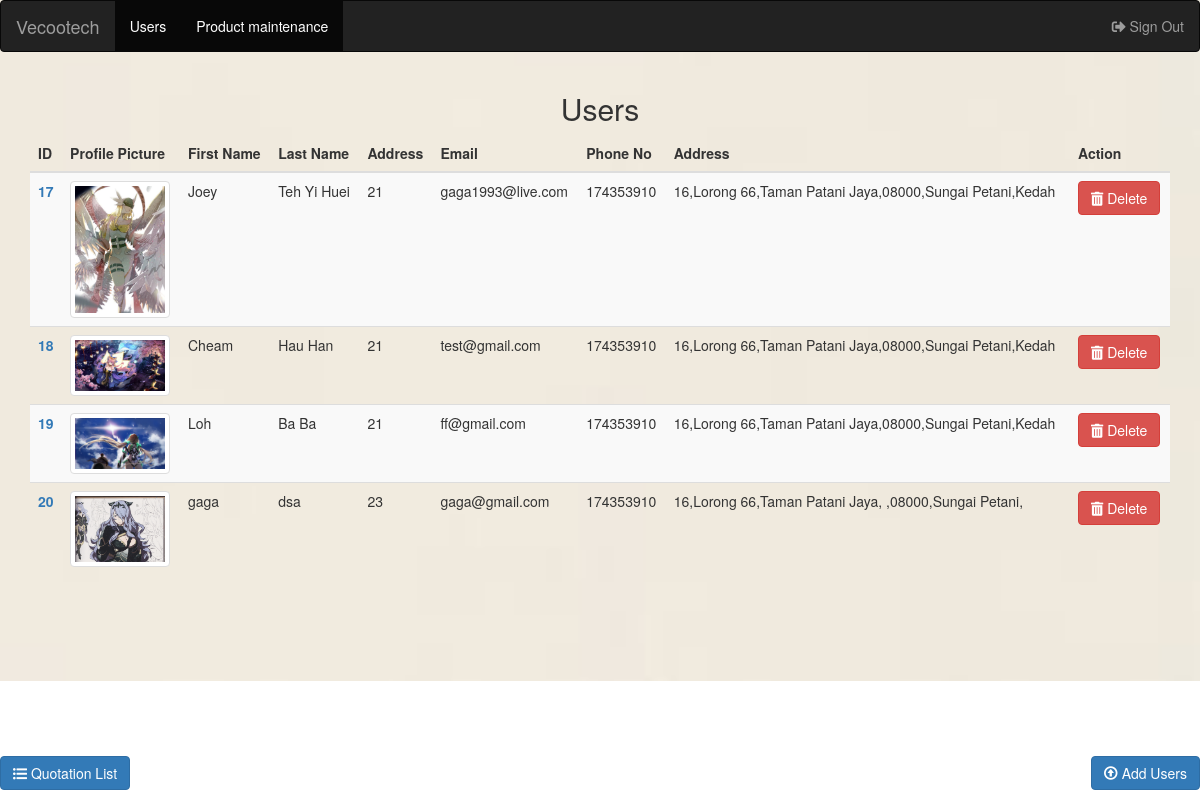
The page /users.php (signed in) on the database its author committed.
### tables this page shows
CREATE TABLE `users` (
  `id` int(11) NOT NULL,
  `image_name` varchar(1000) DEFAULT NULL,
  `first_name` varchar(100) NOT NULL,
  `last_name` varchar(100) NOT NULL,
  `email` varchar(100) NOT NULL,
  `role` varchar(100) NOT NULL DEFAULT 'user',
  `pass` varchar(100) DEFAULT NULL,
  `phone_no` int(100) NOT NULL,
  `address` varchar(100) NOT NULL,
  `age` int(100) NOT NULL,
  `is_deleted` tinyint(4) NOT NULL DEFAULT '0',
  `companies_id` int(100) DEFAULT NULL
);

### users.php (the view, shortened to what this page needs)
<!DOCTYPE html>
<html lang="en">
<?php
	require "connection.php";
 	require 'navbar.php';
?>
<body>
		<?php
		$user_id = $_SESSION['user_id'];
		?>
	<?php
		$sql = "SELECT * FROM `users` where `companies_id` = $user_id";
		$result = mysqli_query($conn,$sql);
	?>
	<?php if($user_id== NULL):?>
	<div class="alert alert-danger">
    	<h2><i class="fas fa-exclamation-triangle"></i> No Authority</a>.</h2>
  	</div>
  	<?php else: ?>
	<div class="container">
		<center><h2>Users</h2></center>
		<table class="table table-striped">
		    <thead>
		    <tr>
		        <th>ID</th>
		        <th>Profile Picture</th>
		        <th>First Name</th>
		        <th>Last Name</th>
		        <th>Address</th>
		        <th>Email</th>
		        <th>Phone No</th>
		        <th>Address</th>
		        <th>Action</th>
		    </tr>
		    </thead>
		    <tbody>
		    <?php while ($row = mysqli_fetch_array($result,MYSQLI_ASSOC)){   ?>
		    	<?php if($row['is_deleted'] == 0):?>
			 	<tr>
			        <td><b><a href='user_detail.php?id=<?php echo $row['id'] ?>'><?php echo $row['id'] ?></a></b></td>
			        <td><img class="img-thumbnail" onerror="this.src = 'src/image/No_available_image.jpg'" src="src/image/users/<?php echo $row['image_name'] ?>"  width="100" height="100"></td>
			        <td><?php echo $row['first_name'] ?></td>
			        <td><?php echo $row['last_name'] ?></td>
			        <td><?php echo $row['age'] ?></td>
			        <td><?php echo $row['email'] ?></td>
			        <td><?php echo $row['phone_no'] ?></td>
			        <td><?php echo $row['address'] ?></td>
			       	<td>
			       		<form action="delete_user_process.php" method="post" name="delete">
			       			<button type="submit" class="btn btn-danger"
			       			<?php if($row['id'] == $user_id ):?>
				        	 	disabled
				        	<?php endif; ?>
			       			><i class="fas fa-trash-alt"></i> Delete</button>
			       		</form>
			       	</td>
			    </tr>
			    <?php endif; ?>
			<?php }?>
		    </tbody>
		</table>
	</div>
	<?php endif; ?>
<?php if($user_id != NULL):?>
<div id="Add_product_btn">
<a href="AddNewUser.php"><button type="button" class="btn btn-primary btn-md">
      <span class="glyphicon glyphicon-upload"></span> Add Users
</button></a>
</div>
<div id="Add_quotation_btn">
<a href="quotation.php"><button type="button" class="btn btn-primary btn-md">
     <i class="fas fa-list-ul"></i> Quotation List
</button></a>
</div>
<?php endif; ?>
</body>
</html>

### src/css/login_page.css (style rules this page uses)
body { background-image: url("../image/background.jpg"); background-repeat:no-repeat; background-size:cover; }

### navbar.php (style rules this page uses)
#Add_product_btn { position:fixed; bottom:0; right:0; margin-bottom: 10px; }
#Add_quotation_btn { position:fixed; bottom:0; left:0; margin-bottom: 10px; }

### rows shown on the page
users: id "17", image_name (picture), first_name "Joey", last_name "Teh Yi Huei", age "21", email "gaga1993@live.com", phone_no "174353910", address "16,Lorong 66,Taman Patani Jaya,08000,Sungai Petani,Kedah"
users: id "18", image_name (picture), first_name "Cheam", last_name "Hau Han", age "21", email "test@gmail.com", phone_no "174353910", address "16,Lorong 66,Taman Patani Jaya,08000,Sungai Petani,Kedah"
users: id "19", image_name (picture), first_name "Loh", last_name "Ba Ba", age "21", email "ff@gmail.com", phone_no "174353910", address "16,Lorong 66,Taman Patani Jaya,08000,Sungai Petani,Kedah"
users: id "20", image_name (picture), first_name "gaga", last_name "dsa", age "23", email "gaga@gmail.com", phone_no "174353910", address "16,Lorong 66,Taman Patani Jaya, ,08000,Sungai Petani,"
